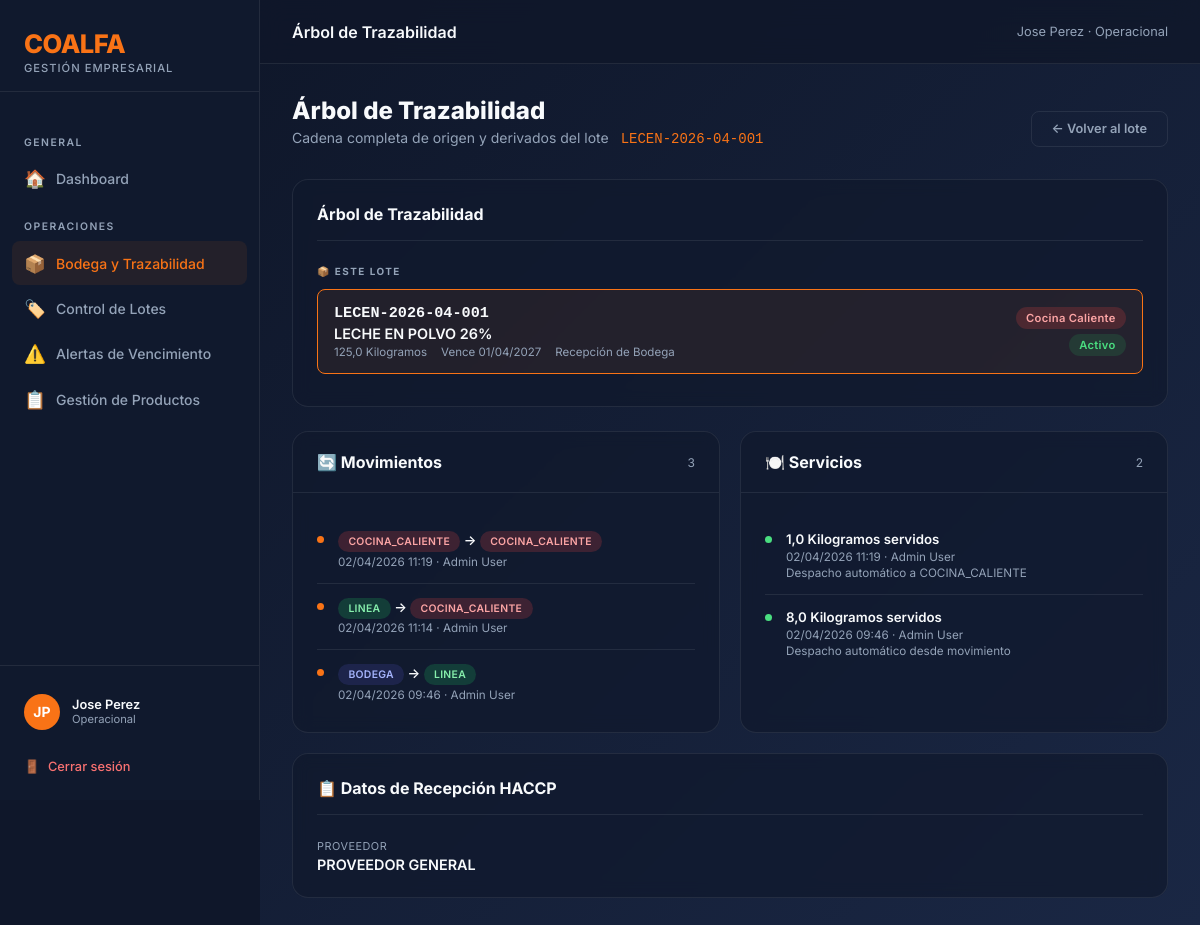
/inventario/lotes/1024/trazabilidad/ (signed in), run on the app's committed database.
### coalfa/models.py (models this page shows, shortened)
class Usuario(AbstractBaseUser, PermissionsMixin):
    ROL_CHOICES = [
        ("ADMIN", "Administrador"),
        ("RRHH", "Recursos Humanos"),
        ("OPERACIONAL", "Operacional"),
        ("GERENTE", "Gerente"),
    ]
    rut = models.CharField(max_length=12, unique=True, verbose_name="RUT", validators=[rut_validator])
    nombre = models.CharField(max_length=60, verbose_name="Nombre")
    apellido = models.CharField(max_length=60, verbose_name="Apellido")
    rol = models.CharField(max_length=15, choices=ROL_CHOICES, default="RRHH", verbose_name="Rol")
    is_active = models.BooleanField(default=True, verbose_name="Activo")
    is_staff = models.BooleanField(default=False, verbose_name="Es staff")
    solicitud_pendiente = models.BooleanField(default=False, verbose_name="Solicitud pendiente de aprobación")
    date_joined = models.DateTimeField(default=timezone.now, verbose_name="Fecha de registro")
    USERNAME_FIELD = "rut"
    REQUIRED_FIELDS = ["nombre", "apellido"]
    objects = UsuarioManager()
    def get_full_name(self):
        return f"{self.nombre} {self.apellido}"
    class Meta:
        verbose_name = "Usuario"
        verbose_name_plural = "Usuarios"

### inventario/models.py (models this page shows, shortened)
class Lote(models.Model):
    UBICACION_CHOICES = [
        ("BODEGA", "Bodega"),
        ("COCINA_FRIA", "Cocina Fría"),
        ("COCINA_CALIENTE", "Cocina Caliente"),
        ("REPOSTERIA", "Repostería"),
        ("PANADERIA", "Panadería"),
        ("COLACION", "Colación"),
        ("LINEA", "Línea (Servicio)"),
        ("OTRO", "Otro"),
    ]
    ESTADO_CHOICES = [
        ("ACTIVO", "Activo"),
        ("CONSUMIDO", "Consumido"),
        ("VENCIDO", "Vencido"),
        ("DESCARTADO", "Descartado"),
    ]
    PROCESO_CHOICES = [
        ("RECEPCION", "Recepción de Bodega"),
        ("MARINADO", "Marinado"),
        ("PORCIONADO", "Porcionado"),
        ("COCCION", "Cocción"),
        ("PREPARACION", "Preparación / Mezcla"),
        ("HORNEADO", "Horneado"),
        ("ENFRIADO", "Enfriado"),
        ("OTRO", "Otro"),
    ]
    producto = models.ForeignKey(Producto, on_delete=models.PROTECT, related_name="lotes")
    proveedor = models.ForeignKey(
        Proveedor, on_delete=models.SET_NULL, null=True, blank=True, related_name="lotes"
    )
    numero_lote = models.CharField(max_length=60, unique=True, blank=True)
    numero_lote_proveedor = models.CharField(
        max_length=80, blank=True, verbose_name="Lote del Proveedor"
    )
    numero_guia = models.CharField(
        max_length=80, blank=True, verbose_name="Nº Guía / Factura"
    )
    cantidad = models.FloatField()
    precio_unitario = models.FloatField(default=0, help_text="Costo por unidad de medida")
    fecha_recepcion = models.DateField()
    fecha_vencimiento = models.DateField()
    temperatura_recepcion = models.FloatField(
        null=True, blank=True, verbose_name="Temperatura recepción (°C)"
    )
    proceso = models.CharField(
        max_length=20,
        choices=PROCESO_CHOICES,
        default="RECEPCION",
        verbose_name="Proceso de origen",
    )
    lotes_padres = models.ManyToManyField(
        "self",
        symmetrical=False,
        blank=True,
        related_name="lotes_hijos",
        verbose_name="Lotes de origen (insumos)",
    )
    ubicacion_actual = models.CharField(
        max_length=30, choices=UBICACION_CHOICES, default="BODEGA"
    )
    ubicacion_detalle = models.CharField(
        max_length=100, blank=True, help_text="Ej: Pasillo 2, Estante B"
    )
    estado = models.CharField(
        max_length=12, choices=ESTADO_CHOICES, default="ACTIVO", db_index=True
    )
    responsable_registro = models.CharField(
        max_length=100, blank=True, verbose_name="Responsable de registro"
    )
    observaciones = models.TextField(blank=True)
    fecha_registro = models.DateTimeField(auto_now_add=True)
    class Meta:
        verbose_name = "Lote"
        verbose_name_plural = "Lotes"
        ordering = ["fecha_vencimiento"]

class Producto(models.Model):
    UNIDAD_CHOICES = [
        ("KG", "Kilogramos"),
        ("G", "Gramos"),
        ("L", "Litros"),
        ("ML", "Mililitros"),
        ("UN", "Unidades"),
        ("CAJA", "Cajas"),
    ]
    CATEGORIA_CHOICES = [
        ("ABARROTES", "Abarrotes"),
        ("CARNES", "Carnes y Aves"),
        ("PESCADOS", "Pescados y Mariscos"),
        ("LACTEOS", "Lácteos y Huevos"),
        ("FRUTAS", "Frutas y Verduras"),
        ("CONGELADOS", "Congelados"),
        ("BEBIDAS", "Bebidas"),
        ("LIMPIEZA", "Aseo y Limpieza"),
        ("VESTUARIO", "Vestuario / Ropa"),
        ("EPP", "Elementos de Protección Personal"),
        ("OTRO", "Otros"),
    ]
    nombre = models.CharField(max_length=150)
    talla = models.CharField(max_length=50, blank=True)
    descripcion = models.TextField(blank=True)
    categoria = models.CharField(max_length=20, choices=CATEGORIA_CHOICES, default="OTRO")
    unidad_medida = models.CharField(max_length=5, choices=UNIDAD_CHOICES, default="KG")
    stock_minimo = models.FloatField(default=0, help_text="Alerta cuando el stock total baje de este valor")
    temperatura_min = models.FloatField(null=True, blank=True, help_text="°C (opcional)")
    temperatura_max = models.FloatField(null=True, blank=True, help_text="°C (opcional)")
    class Meta:
        verbose_name = "Producto"
        verbose_name_plural = "Productos"
        ordering = ["nombre"]
        unique_together = ["nombre", "talla"]

class MovimientoTrazabilidad(models.Model):
    lote = models.ForeignKey(Lote, on_delete=models.CASCADE, related_name="movimientos")
    desde = models.CharField(max_length=30, choices=Lote.UBICACION_CHOICES)
    hacia = models.CharField(max_length=30, choices=Lote.UBICACION_CHOICES)
    cantidad = models.FloatField(null=True, blank=True, verbose_name="Cantidad despachada")
    fecha = models.DateTimeField(auto_now_add=True)
    responsable = models.CharField(max_length=80, blank=True)
    observaciones = models.TextField(blank=True)
    class Meta:
        verbose_name = "Movimiento de Trazabilidad"
        verbose_name_plural = "Movimientos de Trazabilidad"
        ordering = ["-fecha"]

class RegistroServicio(models.Model):
    lote = models.ForeignKey(Lote, on_delete=models.CASCADE, related_name="servicios")
    cantidad_servida = models.FloatField()
    area = models.CharField(max_length=30, choices=Lote.UBICACION_CHOICES, default="LINEA")
    costo_total = models.FloatField(default=0, help_text="Costo calculado (cantidad * precio_unitario del lote)")
    responsable = models.CharField(max_length=100, blank=True)
    fecha = models.DateTimeField(auto_now_add=True)
    observaciones = models.TextField(blank=True)
    class Meta:
        verbose_name = "Registro de Servicio"
        verbose_name_plural = "Registros de Servicio"
        ordering = ["-fecha"]

class Proveedor(models.Model):
    nombre = models.CharField(max_length=100)
    rut = models.CharField(max_length=12, blank=True)
    contacto = models.CharField(max_length=100, blank=True)
    telefono = models.CharField(max_length=15, blank=True)
    def __str__(self):
        return self.nombre
    class Meta:
        verbose_name = "Proveedor"
        verbose_name_plural = "Proveedores"
        ordering = ["nombre"]

### inventario/views.py (the view)
# urls.py: path("lotes/<int:pk>/trazabilidad/", views.trazabilidad_lote, name="inventario_trazabilidad_lote"),
@operacional_required
def trazabilidad_lote(request, pk):
    lote = get_object_or_404(Lote, pk=pk)
    arbol_padres = _build_arbol(lote)
    lotes_hijos = lote.lotes_hijos.select_related("producto").all()
    servicios = lote.servicios.all()
    movimientos = lote.movimientos.all()
    return render(request, "inventario/trazabilidad_lote.html", {
        "lote": lote,
        "arbol_padres": arbol_padres,
        "lotes_hijos": lotes_hijos,
        "servicios": servicios,
        "movimientos": movimientos,
    })

### coalfa/context_processors.py (called while the page is built)
def solicitudes_pendientes(request):
    if request.user.is_authenticated and getattr(request.user, 'rol', None) == 'ADMIN':
        count = Usuario.objects.filter(solicitud_pendiente=True).count()
        return {'solicitudes_count': count}
    return {}

### inventario/views.py (called while the page is built)
def _build_arbol(lote, visitados=None):
    if visitados is None:
        visitados = set()
    if lote.pk in visitados:
        return []
    visitados.add(lote.pk)
    padres = []
    for padre in lote.lotes_padres.select_related("producto").all():
        padres.append({"lote": padre, "padres": _build_arbol(padre, visitados)})
    return padres

### inventario/templates/inventario/trazabilidad_lote.html (shortened to what this page needs)
{% extends 'base.html' %}
{% block topbar_title %}Árbol de Trazabilidad{% endblock %}
{% block nav_inventario %}active{% endblock %}
{% block content %}
<div style="max-width:900px;margin:0 auto;">
    <div style="display:flex;justify-content:space-between;align-items:flex-end;margin-bottom:2rem;flex-wrap:wrap;gap:1rem;">
        <div>
            <div class="page-title">Árbol de Trazabilidad</div>
            <p class="page-subtitle" style="margin-bottom:0;">
                Cadena completa de origen y derivados del lote
                <span style="font-family:monospace;color:var(--accent);margin-left:0.5rem;">{{ lote.numero_lote }}</span>
            </p>
        </div>
        <a href="{% url 'inventario_detalle_lote' lote.pk %}" class="btn btn-ghost">← Volver al lote</a>
    </div>
    <div class="card" style="margin-bottom:1.5rem;">
        <div class="card-header">
            <span class="card-title">Árbol de Trazabilidad</span>
        </div>
        <div style="{% if arbol_padres or lotes_hijos %}margin-bottom:1rem;{% endif %}">
            {% if not arbol_padres %}<div class="trace-section-label">📦 Este Lote</div>{% endif %}
            <div class="trace-node current">
                <div class="trace-node-left">
                    <div class="trace-node-code" style="font-size:0.95rem;">{{ lote.numero_lote }}</div>
                    <div class="trace-node-name" style="color:var(--text);font-weight:600;font-size:0.9rem;">{{ lote.producto.nombre }}</div>
                    <div class="trace-node-meta">
                        <span>{{ lote.cantidad }} {{ lote.producto.get_unidad_medida_display }}</span>
                        <span>Vence {{ lote.fecha_vencimiento|date:"d/m/Y" }}</span>
                        <span>{{ lote.get_proceso_display }}</span>
                    </div>
                </div>
                <div style="display:flex;flex-direction:column;gap:0.35rem;align-items:flex-end;">
                    <span class="badge badge-{{ lote.ubicacion_actual|lower }}">{{ lote.get_ubicacion_actual_display }}</span>
                    <span class="badge badge-{{ lote.estado|lower }}">{{ lote.get_estado_display }}</span>
                </div>
            </div>
        </div>
    </div>
    <div class="events-grid">
        <div class="card" style="padding:0;overflow:hidden;">
            <div class="card-header" style="padding:1.25rem 1.5rem;">
                <span class="card-title">🔄 Movimientos</span>
                <span style="font-size:0.75rem;color:var(--text-muted);">{{ movimientos.count }}</span>
            </div>
            <div style="padding:0 1.5rem 1rem;">
                {% for mov in movimientos %}
                <div class="event-row">
                    <div class="event-dot"></div>
                    <div class="event-body">
                        <div class="event-title">
                            <span class="badge badge-{{ mov.desde|lower }}" style="font-size:0.65rem;">{{ mov.desde }}</span>
                            → <span class="badge badge-{{ mov.hacia|lower }}" style="font-size:0.65rem;">{{ mov.hacia }}</span>
                        </div>
                        <div class="event-sub">
                            {{ mov.fecha|date:"d/m/Y H:i" }}{% if mov.responsable %} · {{ mov.responsable }}{% endif %}
                        </div>
                    </div>
                </div>
                {% empty %}
                <p style="color:var(--text-muted);font-size:0.84rem;padding:1rem 0;">Sin movimientos.</p>
                {% endfor %}
            </div>
        </div>
        <div class="card" style="padding:0;overflow:hidden;">
            <div class="card-header" style="padding:1.25rem 1.5rem;">
                <span class="card-title">🍽️ Servicios</span>
                <span style="font-size:0.75rem;color:var(--text-muted);">{{ servicios.count }}</span>
            </div>
            <div style="padding:0 1.5rem 1rem;">
                {% for serv in servicios %}
                <div class="event-row">
                    <div class="event-dot green"></div>
                    <div class="event-body">
                        <div class="event-title">{{ serv.cantidad_servida }} {{ lote.producto.get_unidad_medida_display }} servidos</div>
                        <div class="event-sub">
                            {{ serv.fecha|date:"d/m/Y H:i" }}{% if serv.responsable %} · {{ serv.responsable }}{% endif %}
                        </div>
                        {% if serv.observaciones %}<div class="event-sub">{{ serv.observaciones }}</div>{% endif %}
                    </div>
                </div>
                {% empty %}
                <p style="color:var(--text-muted);font-size:0.84rem;padding:1rem 0;">Sin registros de servicio.</p>
                {% endfor %}
            </div>
        </div>
    </div>
    {% if lote.proveedor or lote.numero_lote_proveedor or lote.numero_guia or lote.temperatura_recepcion is not None %}
    <div class="card" style="margin-top:1.25rem;">
        <div class="card-header"><span class="card-title">📋 Datos de Recepción HACCP</span></div>
        <div class="reception-grid">
            {% if lote.proveedor %}
            <div class="reception-item">
                <div class="reception-label">Proveedor</div>
                <div class="reception-value">{{ lote.proveedor }}</div>
            </div>
            {% endif %}
        </div>
    </div>
    {% endif %}
</div>
{% endblock %}

### templates/base.html (shortened to what this page needs)
<!DOCTYPE html>
<html lang="es">
<head>
    <link rel="stylesheet" href="https://unpkg.com/nprogress@0.2.0/nprogress.css" />
</head>
<body>
    <div class="sidebar">
        <div class="sidebar-brand">
            <div class="logo-text">COALFA</div>
            <div class="logo-sub">Gestión Empresarial</div>
        </div>
        <nav class="sidebar-nav">
            <div class="nav-section-label">General</div>
            <a href="{% url 'dashboard' %}" class="nav-item {% block nav_home %}{% endblock %}">
                <span class="icon">🏠</span> Dashboard
            </a>
            {% if user.rol == 'OPERACIONAL' or user.rol == 'ADMIN' %}
            <div class="nav-section-label">Operaciones</div>
            <a href="{% url 'inventario_dashboard' %}" class="nav-item {% block nav_inventario %}{% endblock %}">
                <span class="icon">📦</span> Bodega y Trazabilidad
            </a>
            <a href="{% url 'inventario_lista_lotes' %}" class="nav-item {% block nav_lotes %}{% endblock %}">
                <span class="icon">🏷️</span> Control de Lotes
            </a>
            <a href="{% url 'inventario_alertas' %}" class="nav-item {% block nav_alertas %}{% endblock %}">
                <span class="icon">⚠️</span> Alertas de Vencimiento
            </a>
            <a href="{% url 'inventario_lista_productos' %}" class="nav-item {% block nav_productos %}{% endblock %}">
                <span class="icon">📋</span> Gestión de Productos
            </a>
            {% endif %}
        </nav>
        <div class="sidebar-footer">
            <div class="user-info">
                <div class="user-avatar">{{ user.nombre|first }}{{ user.apellido|first }}</div>
                <div>
                    <div class="user-name">{{ user.get_full_name }}</div>
                    <div class="user-role">{{ user.get_rol_display }}</div>
                </div>
            </div>
            <a href="{% url 'logout' %}" class="btn-logout">
                <span>🚪</span> Cerrar sesión
            </a>
        </div>
    </div>
    <div class="main-wrapper">
        <div class="topbar">
            <div class="topbar-title">{% block topbar_title %}Dashboard{% endblock %}</div>
            <div class="topbar-breadcrumb">{{ user.get_full_name }} · {{ user.get_rol_display }}</div>
        </div>
        <div class="page-content">
            {% block content %}{% endblock %}
        </div>
    </div>
</body>
</html>

### data on the page
Usuario: nombre|first "J", apellido|first "P", get_full_name "Jose Perez", rol "Operacional"
Lote: numero_lote "LECEN-2026-04-001", producto.nombre "LECHE EN POLVO 26%", cantidad "125,0", producto.unidad_medida "Kilogramos", fecha_vencimiento "01/04/2027", proceso "Recepción de Bodega", ubicacion_actual "Cocina Caliente", estado "Activo", count "3", count "2", proveedor "PROVEEDOR GENERAL"
MovimientoTrazabilidad: desde "COCINA_CALIENTE", hacia "COCINA_CALIENTE", fecha "02/04/2026 11:19", responsable "Admin User"
MovimientoTrazabilidad: desde "LINEA", hacia "COCINA_CALIENTE", fecha "02/04/2026 11:14", responsable "Admin User"
MovimientoTrazabilidad: desde "BODEGA", hacia "LINEA", fecha "02/04/2026 09:46", responsable "Admin User"
RegistroServicio: cantidad_servida "1,0", fecha "02/04/2026 11:19", responsable "Admin User", observaciones "Despacho automático a COCINA_CALIENTE"
RegistroServicio: cantidad_servida "8,0", fecha "02/04/2026 09:46", responsable "Admin User", observaciones "Despacho automático desde movimiento"
